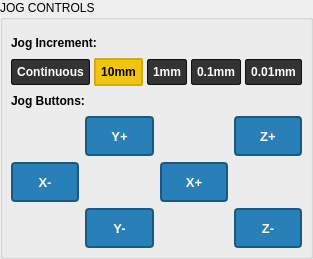
           <widget class="QGroupBox" name="groupBox_jog">
            <property name="sizePolicy">
             <sizepolicy hsizetype="Expanding" vsizetype="Preferred">
              <horstretch>0</horstretch>
              <verstretch>0</verstretch>
             </sizepolicy>
            </property>
            <property name="title">
             <string>JOG CONTROLS</string>
            </property>
            <layout class="QVBoxLayout" name="layout_jog_inner">
             <property name="spacing">
              <number>8</number>
             </property>
             <property name="leftMargin">
              <number>8</number>
             </property>
             <property name="topMargin">
              <number>16</number>
             </property>
             <property name="rightMargin">
              <number>8</number>
             </property>
             <property name="bottomMargin">
              <number>8</number>
             </property>
             <item>
              <widget class="QLabel" name="label_4">
               <property name="font">
                <font>
                 <pointsize>9</pointsize>
                 <weight>75</weight>
                 <bold>true</bold>
                </font>
               </property>
               <property name="text">
                <string>Jog Increment:</string>
               </property>
              </widget>
             </item>
             <item>
              <layout class="QHBoxLayout" name="layout_jog_inc">
               <property name="spacing">
                <number>4</number>
               </property>
               <item>
                <widget class="QPushButton" name="btn_jog_continuous">
                 <property name="font">
                  <font>
                   <pointsize>9</pointsize>
                   <weight>75</weight>
                   <bold>true</bold>
                  </font>
                 </property>
                 <property name="styleSheet">
                  <string notr="true">QPushButton { background-color: #333333; color: #FFFFFF; font-size: 9pt; font-weight: bold; border: 1px solid #111111; padding: 5px; border-radius: 2px; }
QPushButton:hover { background-color: #444444; }
QPushButton:checked { background-color: #f1c40f; color: #000000; border: 2px solid #d4ac0d; }
QPushButton:pressed { background-color: #f39c12; color: #000000; }</string>
                 </property>
                 <property name="text">
                  <string>Continuous</string>
                 </property>
                 <property name="checkable">
                  <bool>true</bool>
                 </property>
                </widget>
               </item>
               <item>
                <widget class="QPushButton" name="btn_jog_10mm">
                 <property name="styleSheet">
                  <string notr="true">QPushButton { background-color: #333333; color: #FFFFFF; font-size: 9pt; font-weight: bold; border: 1px solid #111111; padding: 5px; border-radius: 2px; }
QPushButton:hover { background-color: #444444; }
QPushButton:checked { background-color: #f1c40f; color: #000000; border: 2px solid #d4ac0d; }
QPushButton:pressed { background-color: #f39c12; color: #000000; }</string>
                 </property>
                 <property name="text">
                  <string>10mm</string>
                 </property>
                 <property name="checkable">
                  <bool>true</bool>
                 </property>
                 <property name="checked">
                  <bool>true</bool>
                 </property>
                </widget>
               </item>
               <item>
                <widget class="QPushButton" name="btn_jog_1mm">
                 <property name="styleSheet">
                  <string notr="true">QPushButton { background-color: #333333; color: #FFFFFF; font-size: 9pt; font-weight: bold; border: 1px solid #111111; padding: 5px; border-radius: 2px; }
QPushButton:hover { background-color: #444444; }
QPushButton:checked { background-color: #f1c40f; color: #000000; border: 2px solid #d4ac0d; }
QPushButton:pressed { background-color: #f39c12; color: #000000; }</string>
                 </property>
                 <property name="text">
                  <string>1mm</string>
                 </property>
                 <property name="checkable">
                  <bool>true</bool>
                 </property>
                </widget>
               </item>
               <item>
                <widget class="QPushButton" name="btn_jog_0_1mm">
                 <property name="styleSheet">
                  <string notr="true">QPushButton { background-color: #333333; color: #FFFFFF; font-size: 9pt; font-weight: bold; border: 1px solid #111111; padding: 5px; border-radius: 2px; }
QPushButton:hover { background-color: #444444; }
QPushButton:checked { background-color: #f1c40f; color: #000000; border: 2px solid #d4ac0d; }
QPushButton:pressed { background-color: #f39c12; color: #000000; }</string>
                 </property>
                 <property name="text">
                  <string>0.1mm</string>
                 </property>
                 <property name="checkable">
                  <bool>true</bool>
                 </property>
                </widget>
               </item>
               <item>
                <widget class="QPushButton" name="btn_jog_0_01mm">
                 <property name="styleSheet">
                  <string notr="true">QPushButton { background-color: #333333; color: #FFFFFF; font-size: 9pt; font-weight: bold; border: 1px solid #111111; padding: 5px; border-radius: 2px; }
QPushButton:hover { background-color: #444444; }
QPushButton:checked { background-color: #f1c40f; color: #000000; border: 2px solid #d4ac0d; }
QPushButton:pressed { background-color: #f39c12; color: #000000; }</string>
                 </property>
                 <property name="text">
                  <string>0.01mm</string>
                 </property>
                 <property name="checkable">
                  <bool>true</bool>
                 </property>
                </widget>
               </item>
              </layout>
             </item>
             <item>
              <widget class="QLabel" name="label_5">
               <property name="font">
                <font>
                 <pointsize>9</pointsize>
                 <weight>75</weight>
                 <bold>true</bold>
                </font>
               </property>
               <property name="text">
                <string>Jog Buttons:</string>
               </property>
              </widget>
             </item>
             <item>
              <layout class="QGridLayout" name="layout_jog_buttons">
               <property name="spacing">
                <number>6</number>
               </property>
               <item row="0" column="1">
                <widget class="QPushButton" name="btn_jog_yplus">
                 <property name="minimumSize">
                  <size>
                   <width>55</width>
                   <height>40</height>
                  </size>
                 </property>
                 <property name="font">
                  <font>
                   <pointsize>10</pointsize>
                   <weight>75</weight>
                   <bold>true</bold>
                  </font>
                 </property>
                 <property name="styleSheet">
                  <string notr="true">QPushButton { background-color: #2980b9; color: white; border: 2px solid #1c5980; font-weight: bold; border-radius: 4px; }
QPushButton:hover { border-color: #ffffff; }
QPushButton:pressed { background-color: #1c5980; padding-top: 7px; padding-left: 7px; }</string>
                 </property>
                 <property name="text">
                  <string>Y+</string>
                 </property>
                </widget>
               </item>
               <item row="0" column="3">
                <widget class="QPushButton" name="btn_jog_zplus">
                 <property name="minimumSize">
                  <size>
                   <width>55</width>
                   <height>40</height>
                  </size>
                 </property>
                 <property name="font">
                  <font>
                   <pointsize>10</pointsize>
                   <weight>75</weight>
                   <bold>true</bold>
                  </font>
                 </property>
                 <property name="styleSheet">
                  <string notr="true">QPushButton { background-color: #2980b9; color: white; border: 2px solid #1c5980; font-weight: bold; border-radius: 4px; }
QPushButton:hover { border-color: #ffffff; }
QPushButton:pressed { background-color: #1c5980; padding-top: 7px; padding-left: 7px; }</string>
                 </property>
                 <property name="text">
                  <string>Z+</string>
                 </property>
                </widget>
               </item>
               <item row="1" column="0">
                <widget class="QPushButton" name="btn_jog_xminus">
                 <property name="minimumSize">
                  <size>
                   <width>55</width>
                   <height>40</height>
                  </size>
                 </property>
                 <property name="font">
                  <font>
                   <pointsize>10</pointsize>
                   <weight>75</weight>
                   <bold>true</bold>
                  </font>
                 </property>
                 <property name="styleSheet">
                  <string notr="true">QPushButton { background-color: #2980b9; color: white; border: 2px solid #1c5980; font-weight: bold; border-radius: 4px; }
QPushButton:hover { border-color: #ffffff; }
QPushButton:pressed { background-color: #1c5980; padding-top: 7px; padding-left: 7px; }</string>
                 </property>
                 <property name="text">
                  <string>X-</string>
                 </property>
                </widget>
               </item>
               <item row="1" column="2">
                <widget class="QPushButton" name="btn_jog_xplus">
                 <property name="minimumSize">
                  <size>
                   <width>55</width>
                   <height>40</height>
                  </size>
                 </property>
                 <property name="font">
                  <font>
                   <pointsize>10</pointsize>
                   <weight>75</weight>
                   <bold>true</bold>
                  </font>
                 </property>
                 <property name="styleSheet">
                  <string notr="true">QPushButton { background-color: #2980b9; color: white; border: 2px solid #1c5980; font-weight: bold; border-radius: 4px; }
QPushButton:hover { border-color: #ffffff; }
QPushButton:pressed { background-color: #1c5980; padding-top: 7px; padding-left: 7px; }</string>
                 </property>
                 <property name="text">
                  <string>X+</string>
                 </property>
                </widget>
               </item>
               <item row="2" column="1">
                <widget class="QPushButton" name="btn_jog_yminus">
                 <property name="minimumSize">
                  <size>
                   <width>55</width>
                   <height>40</height>
                  </size>
                 </property>
                 <property name="font">
                  <font>
                   <pointsize>10</pointsize>
                   <weight>75</weight>
                   <bold>true</bold>
                  </font>
                 </property>
                 <property name="styleSheet">
                  <string notr="true">QPushButton { background-color: #2980b9; color: white; border: 2px solid #1c5980; font-weight: bold; border-radius: 4px; }
QPushButton:hover { border-color: #ffffff; }
QPushButton:pressed { background-color: #1c5980; padding-top: 7px; padding-left: 7px; }</string>
                 </property>
                 <property name="text">
                  <string>Y-</string>
                 </property>
                </widget>
               </item>
               <item row="2" column="3">
                <widget class="QPushButton" name="btn_jog_zminus">
                 <property name="minimumSize">
                  <size>
                   <width>55</width>
                   <height>40</height>
                  </size>
                 </property>
                 <property name="font">
                  <font>
                   <pointsize>10</pointsize>
                   <weight>75</weight>
                   <bold>true</bold>
                  </font>
                 </property>
                 <property name="styleSheet">
                  <string notr="true">QPushButton { background-color: #2980b9; color: white; border: 2px solid #1c5980; font-weight: bold; border-radius: 4px; }
QPushButton:hover { border-color: #ffffff; }
QPushButton:pressed { background-color: #1c5980; padding-top: 7px; padding-left: 7px; }</string>
                 </property>
                 <property name="text">
                  <string>Z-</string>
                 </property>
                </widget>
               </item>
              </layout>
             </item>
            </layout>
           </widget>
